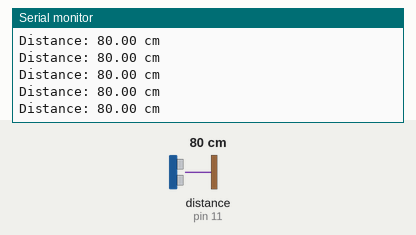
This sketch was run on a simulated Arduino Uno, built with avr-gcc and run on an emulated ATmega328P. On the bench: the last lines printed to the serial monitor. Wiring (inferred from the names in the program): ultrasonic range finder: trigger pin 12; echo pin 11. The inputs (shaded band) are chosen by the test bench; at power-on: distance to the obstacle (sensor on pin 11) 80 cm. The echo pulse lasts 58.3 µs per cm.

Above: at 1.2 s.
1.3 s: distance to the obstacle (sensor on pin 11) set to 18 cm
At 1.32 s:
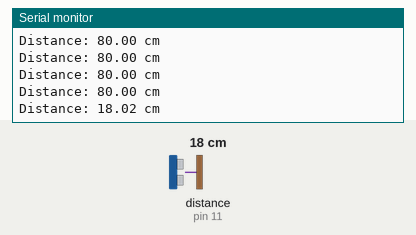
4.3 s: distance to the obstacle (sensor on pin 11) set to 2 cm
At 4.3 s:
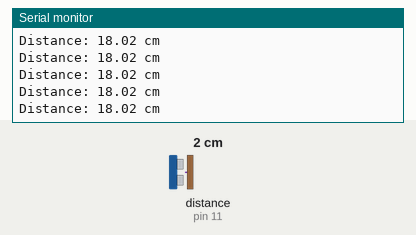
7.3 s: distance to the obstacle (sensor on pin 11) set to 120 cm
At 7.35 s:
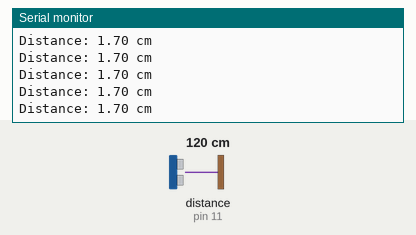
10.3 s: distance to the obstacle (sensor on pin 11) set to 9 cm
At 10.35 s:
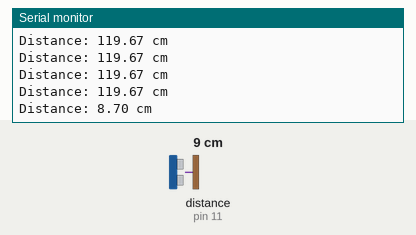
13.3 s: distance to the obstacle (sensor on pin 11) set to 4 cm
At 13.3 s:
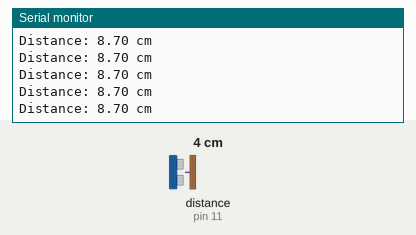
Timing chart, 0 to 16.3 s (numbered marks = the images above; inputs shaded):
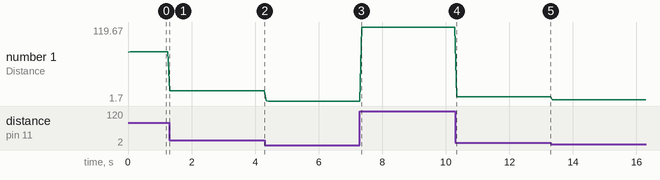

Measured:
- after the input at 1.3 s, the serial monitor: prints a new line at once (image 1)
- after the input at 10.3 s, the serial monitor: prints a new line at once (image 4)
- plotted number 1: 80 → 18.02 after the input at 1.3 s, 18.02 → 1.7 after the input at 4.3 s, 1.7 → 119.67 after the input at 7.3 s, 119.67 → 8.7 after the input at 10.3 s, 8.7 → 3.69 after the input at 13.3 s

The sketch:

HCSR04_Example.ino
```cpp
const int trig_pin = 12;
const int echo_pin = 11;

void setup() {
  pinMode(trig_pin, OUTPUT);
  pinMode(echo_pin, INPUT);

  digitalWrite(trig_pin, LOW);

  Serial.begin(9600);
}

void loop() {
  // Send a 10 μs trigger pulse
  digitalWrite(trig_pin, LOW);
  delayMicroseconds(2);

  digitalWrite(trig_pin, HIGH);
  delayMicroseconds(10);
  digitalWrite(trig_pin, LOW);

  // Measure how long ECHO stays HIGH
  unsigned long timing = pulseIn(echo_pin, HIGH);

  // Convert time to distance
  float distance = (timing * 0.0343) / 2;

  Serial.print("Distance: ");
  Serial.print(distance);
  Serial.println(" cm");

  // Wait before taking another measurement
  delay(60);
}
```
